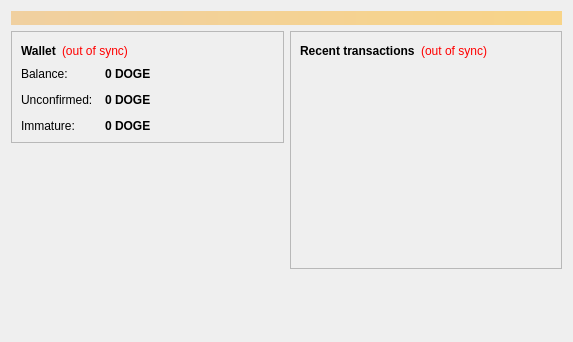
<?xml version="1.0" encoding="UTF-8"?>
<ui version="4.0">
 <class>OverviewPage</class>
 <widget class="QWidget" name="OverviewPage">
  <property name="geometry">
   <rect>
    <x>0</x>
    <y>0</y>
    <width>573</width>
    <height>342</height>
   </rect>
  </property>
  <property name="windowTitle">
   <string>Form</string>
  </property>
  <layout class="QVBoxLayout" name="topLayout">
   <item>
    <widget class="QLabel" name="labelAlerts">
     <property name="visible">
      <bool>false</bool>
     </property>
     <property name="styleSheet">
      <string notr="true">background-color: qlineargradient(x1: 0, y1: 0, x2: 1, y2: 0, stop:0 #F0D0A0, stop:1 #F8D488); color:#000000;</string>
     </property>
     <property name="wordWrap">
      <bool>true</bool>
     </property>
     <property name="margin">
      <number>3</number>
     </property>
    </widget>
   </item>
   <item>
    <layout class="QHBoxLayout" name="horizontalLayout" stretch="1,1">
     <item>
      <layout class="QVBoxLayout" name="verticalLayout_2">
       <item>
        <widget class="QFrame" name="frame">
         <property name="frameShape">
          <enum>QFrame::StyledPanel</enum>
         </property>
         <property name="frameShadow">
          <enum>QFrame::Raised</enum>
         </property>
         <layout class="QVBoxLayout" name="verticalLayout_4">
          <item>
           <layout class="QHBoxLayout" name="horizontalLayout_4">
            <item>
             <widget class="QLabel" name="label_5">
              <property name="font">
               <font>
                <weight>75</weight>
                <bold>true</bold>
               </font>
              </property>
              <property name="text">
               <string>Wallet</string>
              </property>
             </widget>
            </item>
            <item>
             <widget class="QLabel" name="labelWalletStatus">
              <property name="toolTip">
               <string>The displayed information may be out of date. Your wallet automatically synchronizes with the PropCoin network after a connection is established, but this process has not completed yet.</string>
              </property>
              <property name="styleSheet">
               <string notr="true">QLabel { color: red; }</string>
              </property>
              <property name="text">
               <string notr="true">(out of sync)</string>
              </property>
              <property name="alignment">
               <set>Qt::AlignLeading|Qt::AlignLeft|Qt::AlignVCenter</set>
              </property>
             </widget>
            </item>
            <item>
             <spacer name="horizontalSpacer_2">
              <property name="orientation">
               <enum>Qt::Horizontal</enum>
              </property>
              <property name="sizeHint" stdset="0">
               <size>
                <width>40</width>
                <height>20</height>
               </size>
              </property>
             </spacer>
            </item>
           </layout>
          </item>
          <item>
           <layout class="QFormLayout" name="formLayout_2">
            <property name="fieldGrowthPolicy">
             <enum>QFormLayout::AllNonFixedFieldsGrow</enum>
            </property>
            <property name="horizontalSpacing">
             <number>12</number>
            </property>
            <property name="verticalSpacing">
             <number>12</number>
            </property>
            <item row="0" column="0">
             <widget class="QLabel" name="label">
              <property name="text">
               <string>Balance:</string>
              </property>
             </widget>
            </item>
            <item row="0" column="1">
             <widget class="QLabel" name="labelBalance">
              <property name="font">
               <font>
                <weight>75</weight>
                <bold>true</bold>
               </font>
              </property>
              <property name="cursor">
               <cursorShape>IBeamCursor</cursorShape>
              </property>
              <property name="toolTip">
               <string>Your current balance</string>
              </property>
              <property name="text">
               <string notr="true">0 DOGE</string>
              </property>
              <property name="textInteractionFlags">
               <set>Qt::LinksAccessibleByMouse|Qt::TextSelectableByKeyboard|Qt::TextSelectableByMouse</set>
              </property>
             </widget>
            </item>
            <item row="1" column="0">
             <widget class="QLabel" name="label_3">
              <property name="text">
               <string>Unconfirmed:</string>
              </property>
             </widget>
            </item>
            <item row="1" column="1">
             <widget class="QLabel" name="labelUnconfirmed">
              <property name="font">
               <font>
                <weight>75</weight>
                <bold>true</bold>
               </font>
              </property>
              <property name="cursor">
               <cursorShape>IBeamCursor</cursorShape>
              </property>
              <property name="toolTip">
               <string>Total of transactions that have yet to be confirmed, and do not yet count toward the current balance</string>
              </property>
              <property name="text">
               <string notr="true">0 DOGE</string>
              </property>
              <property name="textInteractionFlags">
               <set>Qt::LinksAccessibleByMouse|Qt::TextSelectableByKeyboard|Qt::TextSelectableByMouse</set>
              </property>
             </widget>
            </item>
            <item row="2" column="0">
             <widget class="QLabel" name="labelImmatureText">
              <property name="text">
               <string>Immature:</string>
              </property>
             </widget>
            </item>
            <item row="2" column="1">
             <widget class="QLabel" name="labelImmature">
              <property name="font">
               <font>
                <weight>75</weight>
                <bold>true</bold>
               </font>
              </property>
              <property name="toolTip">
               <string>Mined balance that has not yet matured</string>
              </property>
              <property name="text">
               <string notr="true">0 DOGE</string>
              </property>
              <property name="textInteractionFlags">
               <set>Qt::LinksAccessibleByMouse|Qt::TextSelectableByKeyboard|Qt::TextSelectableByMouse</set>
              </property>
             </widget>
            </item>
           </layout>
          </item>
         </layout>
        </widget>
       </item>
       <item>
        <spacer name="verticalSpacer">
         <property name="orientation">
          <enum>Qt::Vertical</enum>
         </property>
         <property name="sizeHint" stdset="0">
          <size>
           <width>20</width>
           <height>40</height>
          </size>
         </property>
        </spacer>
       </item>
        <item>
         <widget class="QLabel" name="label_wallet_bgcoin">
          <property name="text">
           <string/>
          </property>
          <property name="pixmap">
           <pixmap resource="../bitcoin.qrc">:/images/wallet_bgcoin</pixmap>
          </property>
          <property name="scaledContents">
           <bool>false</bool>
          </property>
          <property name="alignment">
           <set>Qt::AlignCenter</set>
          </property>
          <property name="margin">
           <number>-2</number>
          </property>
         </widget>
        </item>
        <item>
         <widget class="QLabel" name="label_6">
          <property name="text">
           <string/>
          </property>
         </widget>
        </item>
      </layout>
     </item>
     <item>
      <layout class="QVBoxLayout" name="verticalLayout_3">
       <item>
        <widget class="QFrame" name="frame_2">
         <property name="frameShape">
          <enum>QFrame::StyledPanel</enum>
         </property>
         <property name="frameShadow">
          <enum>QFrame::Raised</enum>
         </property>
         <layout class="QVBoxLayout" name="verticalLayout">
          <item>
           <layout class="QHBoxLayout" name="horizontalLayout_2">
            <item>
             <widget class="QLabel" name="label_4">
              <property name="text">
               <string>&lt;b&gt;Recent transactions&lt;/b&gt;</string>
              </property>
             </widget>
            </item>
            <item>
             <widget class="QLabel" name="labelTransactionsStatus">
              <property name="toolTip">
               <string>The displayed information may be out of date. Your wallet automatically synchronizes with the PropCoin network after a connection is established, but this process has not completed yet.</string>
              </property>
              <property name="styleSheet">
               <string notr="true">QLabel { color: red; }</string>
              </property>
              <property name="text">
               <string notr="true">(out of sync)</string>
              </property>
              <property name="alignment">
               <set>Qt::AlignRight|Qt::AlignTrailing|Qt::AlignVCenter</set>
              </property>
             </widget>
            </item>
            <item>
             <spacer name="horizontalSpacer">
              <property name="orientation">
               <enum>Qt::Horizontal</enum>
              </property>
              <property name="sizeHint" stdset="0">
               <size>
                <width>40</width>
                <height>20</height>
               </size>
              </property>
             </spacer>
            </item>
           </layout>
          </item>
          <item>
           <widget class="QListView" name="listTransactions">
            <property name="styleSheet">
             <string notr="true">QListView { background: transparent; }</string>
            </property>
            <property name="frameShape">
             <enum>QFrame::NoFrame</enum>
            </property>
            <property name="verticalScrollBarPolicy">
             <enum>Qt::ScrollBarAlwaysOff</enum>
            </property>
            <property name="horizontalScrollBarPolicy">
             <enum>Qt::ScrollBarAlwaysOff</enum>
            </property>
            <property name="selectionMode">
             <enum>QAbstractItemView::NoSelection</enum>
            </property>
           </widget>
          </item>
         </layout>
        </widget>
       </item>
       <item>
        <spacer name="verticalSpacer_2">
         <property name="orientation">
          <enum>Qt::Vertical</enum>
         </property>
         <property name="sizeHint" stdset="0">
          <size>
           <width>20</width>
           <height>40</height>
          </size>
         </property>
        </spacer>
       </item>
      </layout>
     </item>
    </layout>
   </item>
  </layout>
 </widget>
 <resources/>
 <connections/>
</ui>
